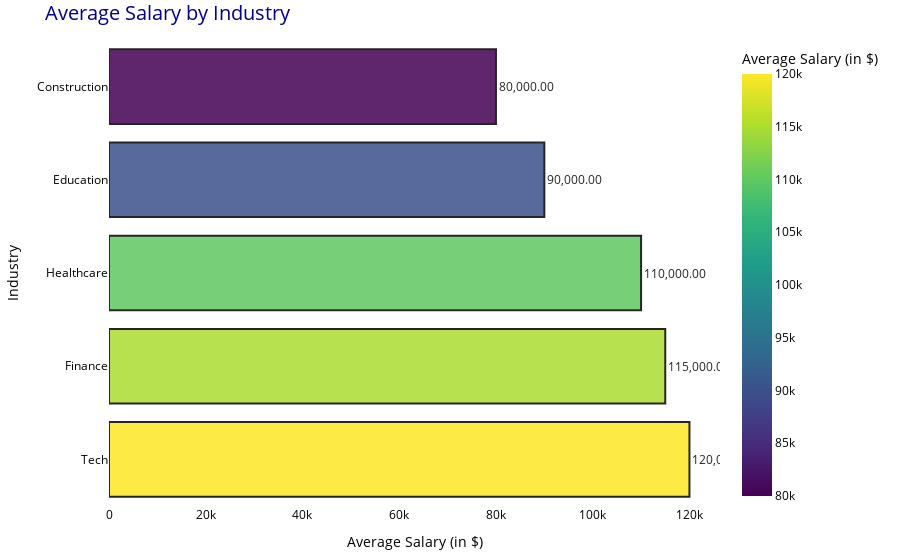

The notebook cell saved with this chart:
### Code cell
import plotly.express as px

# Example DataFrame with industry names and average salaries
highest_paying_industries = pd.DataFrame({
    'industry_name': ['Tech', 'Finance', 'Healthcare', 'Education', 'Construction'],
    'average_salary': [120000, 115000, 110000, 90000, 80000],
    'num_jobs': [1500, 1200, 800, 600, 400]  # Additional information for hover
})

# Create an interactive horizontal bar graph with enhanced styling
fig = px.bar(
    industry_salary_df,
    x='normalized_salary',
    y='industry_name',
    orientation='h',
    title='Average Salary by Industry',
    labels={'average_salary': 'Average Salary (in $)', 'industry_name': 'Industry'},
    text='average_salary',
    hover_data={'average_salary': True, 'num_jobs': True},
    color='average_salary',  # Color by average salary
    color_continuous_scale=px.colors.sequential.Viridis  # Color scale
)

# Customize hover tooltip
fig.update_traces(hovertemplate='<b>%{y}</b><br>Average Salary: $%{x:,.2f}<br>Number of Jobs: %{customdata[0]}<extra></extra>',
                  texttemplate='%{text:,.2f}', textposition='outside', 
                  marker=dict(line=dict(width=2, color='black')),  # Add outline to bars
                  opacity=0.85)  # Slightly transparent bars for depth

# Adding a shadow effect using custom CSS style for aesthetics
fig.update_layout(
    title_font=dict(size=20, color='darkblue'),
    xaxis_title_font=dict(size=14),
    yaxis_title_font=dict(size=14),
    font=dict(size=12, color='black'),
    plot_bgcolor='rgba(255, 255, 255, 0)',  # Transparent background for the plot
    margin=dict(l=20, r=20, t=40, b=20),  # Adjust margins for better spacing
)

# Show the interactive figure
fig.show()

### Figure 1 — Plotly figure (JSON) as saved in the notebook; plotly's stock layout.template omitted (floating-point values rounded to 4 significant figures)
{"data": [{"alignmentgroup": "True", "customdata": [[1500], [1200], [800], [600], [400]], "hovertemplate": "<b>%{y}</b><br>Average Salary: $%{x:,.2f}<br>Number of Jobs: %{customdata[0]}<extra></extra>", "legendgroup": "", "marker": {"color": [120000, 115000, 110000, 90000, 80000], "coloraxis": "coloraxis", "line": {"color": "black", "width": 2}, "pattern": {"shape": ""}}, "name": "", "offsetgroup": "", "opacity": 0.85, "orientation": "h", "showlegend": false, "text": [120000, 115000, 110000, 90000, 80000], "textposition": "outside", "texttemplate": "%{text:,.2f}", "type": "bar", "x": [120000, 115000, 110000, 90000, 80000], "xaxis": "x", "y": ["Tech", "Finance", "Healthcare", "Education", "Construction"], "yaxis": "y"}], "layout": {"barmode": "relative", "coloraxis": {"colorbar": {"title": {"text": "Average Salary (in $)"}}, "colorscale": [[0, "#440154"], [0.1111, "#482878"], [0.2222, "#3e4989"], [0.3333, "#31688e"], [0.4444, "#26828e"], [0.5556, "#1f9e89"], [0.6667, "#35b779"], [0.7778, "#6ece58"], [0.8889, "#b5de2b"], [1, "#fde725"]]}, "font": {"color": "black", "size": 12}, "legend": {"tracegroupgap": 0}, "margin": {"b": 20, "l": 20, "r": 20, "t": 40}, "plot_bgcolor": "rgba(255, 255, 255, 0)", "title": {"font": {"color": "darkblue", "size": 20}, "text": "Average Salary by Industry"}, "xaxis": {"anchor": "y", "domain": [0, 1], "title": {"font": {"size": 14}, "text": "Average Salary (in $)"}}, "yaxis": {"anchor": "x", "domain": [0, 1], "title": {"font": {"size": 14}, "text": "Industry"}}}}
